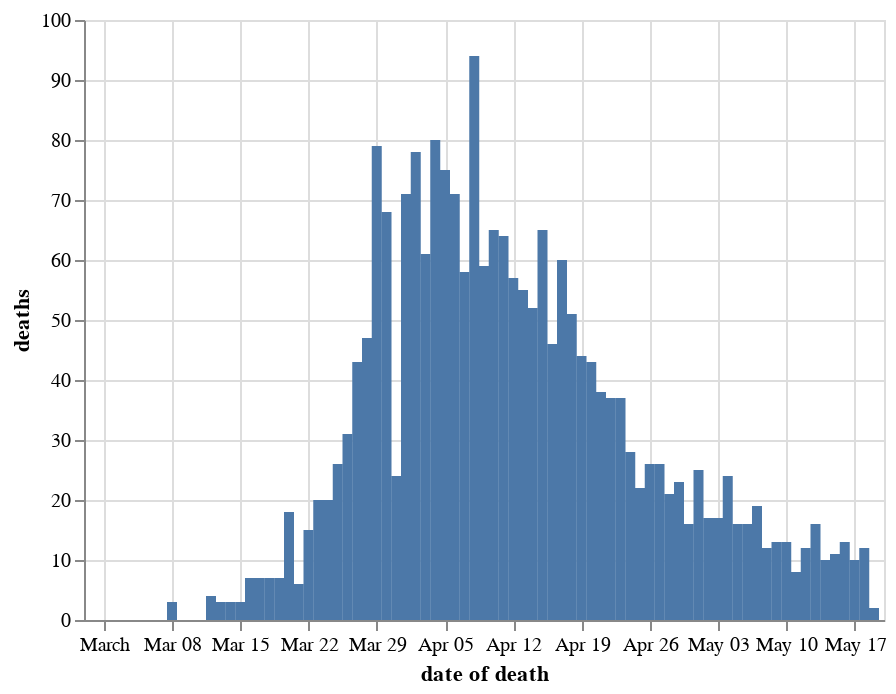

Here is the notebook cell this chart was saved with:
### Markdown cell above
## Deaths on date died Express & Star

### Code cell
chart_dodde = chart_doddbt.copy()
chart_dodde = chart_dodde[chart_dodde.code.isin(trustcodes_expressandstar)]
chart_dodde = chart_dodde.groupby(['date of death'], as_index=False)['deaths'].sum()
alt.Chart(chart_dodde).mark_bar().encode(
    x='date of death',
    y='deaths'
)

### Figure 1 — Vega-Lite specification as saved in the notebook (floating-point values rounded to 4 significant figures)
{"config": {"view": {"continuousWidth": 400, "continuousHeight": 300}}, "data": {"name": "data-6b5e2026f20bd15a8a54b886419f9bc6"}, "mark": "bar", "encoding": {"x": {"type": "temporal", "field": "date of death"}, "y": {"type": "quantitative", "field": "deaths"}}, "$schema": "https://vega.github.io/schema/vega-lite/v4.8.1.json", "datasets": {"data-6b5e2026f20bd15a8a54b886419f9bc6": [{"date of death": "2020-02-29T00:00:00", "deaths": 0}, {"date of death": "2020-03-01T00:00:00", "deaths": 0}, {"date of death": "2020-03-02T00:00:00", "deaths": 0}, {"date of death": "2020-03-03T00:00:00", "deaths": 0}, {"date of death": "2020-03-04T00:00:00", "deaths": 0}, {"date of death": "2020-03-05T00:00:00", "deaths": 0}, {"date of death": "2020-03-06T00:00:00", "deaths": 0}, {"date of death": "2020-03-07T00:00:00", "deaths": 0}, {"date of death": "2020-03-08T00:00:00", "deaths": 3}, {"date of death": "2020-03-09T00:00:00", "deaths": 0}, {"date of death": "2020-03-10T00:00:00", "deaths": 0}, {"date of death": "2020-03-11T00:00:00", "deaths": 0}, {"date of death": "2020-03-12T00:00:00", "deaths": 4}, {"date of death": "2020-03-13T00:00:00", "deaths": 3}, {"date of death": "2020-03-14T00:00:00", "deaths": 3}, {"date of death": "2020-03-15T00:00:00", "deaths": 3}, {"date of death": "2020-03-16T00:00:00", "deaths": 7}, {"date of death": "2020-03-17T00:00:00", "deaths": 7}, {"date of death": "2020-03-18T00:00:00", "deaths": 7}, {"date of death": "2020-03-19T00:00:00", "deaths": 7}, {"date of death": "2020-03-20T00:00:00", "deaths": 18}, {"date of death": "2020-03-21T00:00:00", "deaths": 6}, {"date of death": "2020-03-22T00:00:00", "deaths": 15}, {"date of death": "2020-03-23T00:00:00", "deaths": 20}, {"date of death": "2020-03-24T00:00:00", "deaths": 20}, {"date of death": "2020-03-25T00:00:00", "deaths": 26}, {"date of death": "2020-03-26T00:00:00", "deaths": 31}, {"date of death": "2020-03-27T00:00:00", "deaths": 43}, {"date of death": "2020-03-28T00:00:00", "deaths": 47}, {"date of death": "2020-03-29T00:00:00", "deaths": 79}, {"date of death": "2020-03-30T00:00:00", "deaths": 68}, {"date of death": "2020-03-31T00:00:00", "deaths": 24}, {"date of death": "2020-04-01T00:00:00", "deaths": 71}, {"date of death": "2020-04-02T00:00:00", "deaths": 78}, {"date of death": "2020-04-03T00:00:00", "deaths": 61}, {"date of death": "2020-04-04T00:00:00", "deaths": 80}, {"date of death": "2020-04-05T00:00:00", "deaths": 75}, {"date of death": "2020-04-06T00:00:00", "deaths": 71}, {"date of death": "2020-04-07T00:00:00", "deaths": 58}, {"date of death": "2020-04-08T00:00:00", "deaths": 94}, {"date of death": "2020-04-09T00:00:00", "deaths": 59}, {"date of death": "2020-04-10T00:00:00", "deaths": 65}, {"date of death": "2020-04-11T00:00:00", "deaths": 64}, {"date of death": "2020-04-12T00:00:00", "deaths": 57}, {"date of death": "2020-04-13T00:00:00", "deaths": 55}, {"date of death": "2020-04-14T00:00:00", "deaths": 52}, {"date of death": "2020-04-15T00:00:00", "deaths": 65}, {"date of death": "2020-04-16T00:00:00", "deaths": 46}, {"date of death": "2020-04-17T00:00:00", "deaths": 60}, {"date of death": "2020-04-18T00:00:00", "deaths": 51}, {"date of death": "2020-04-19T00:00:00", "deaths": 44}, {"date of death": "2020-04-20T00:00:00", "deaths": 43}, {"date of death": "2020-04-21T00:00:00", "deaths": 38}, {"date of death": "2020-04-22T00:00:00", "deaths": 37}, {"date of death": "2020-04-23T00:00:00", "deaths": 37}, {"date of death": "2020-04-24T00:00:00", "deaths": 28}, {"date of death": "2020-04-25T00:00:00", "deaths": 22}, {"date of death": "2020-04-26T00:00:00", "deaths": 26}, {"date of death": "2020-04-27T00:00:00", "deaths": 26}, {"date of death": "2020-04-28T00:00:00", "deaths": 21}, {"date of death": "2020-04-29T00:00:00", "deaths": 23}, {"date of death": "2020-04-30T00:00:00", "deaths": 16}, {"date of death": "2020-05-01T00:00:00", "deaths": 25}, {"date of death": "2020-05-02T00:00:00", "deaths": 17}, {"date of death": "2020-05-03T00:00:00", "deaths": 17}, {"date of death": "2020-05-04T00:00:00", "deaths": 24}, {"date of death": "2020-05-05T00:00:00", "deaths": 16}, {"date of death": "2020-05-06T00:00:00", "deaths": 16}, {"date of death": "2020-05-07T00:00:00", "deaths": 19}, {"date of death": "2020-05-08T00:00:00", "deaths": 12}, {"date of death": "2020-05-09T00:00:00", "deaths": 13}, {"date of death": "2020-05-10T00:00:00", "deaths": 13}, {"date of death": "2020-05-11T00:00:00", "deaths": 8}, {"date of death": "2020-05-12T00:00:00", "deaths": 12}, {"date of death": "2020-05-13T00:00:00", "deaths": 16}, {"date of death": "2020-05-14T00:00:00", "deaths": 10}, {"date of death": "2020-05-15T00:00:00", "deaths": 11}, {"date of death": "2020-05-16T00:00:00", "deaths": 13}, {"date of death": "2020-05-17T00:00:00", "deaths": 10}, {"date of death": "2020-05-18T00:00:00", "deaths": 12}, {"date of death": "2020-05-19T00:00:00", "deaths": 2}]}}
